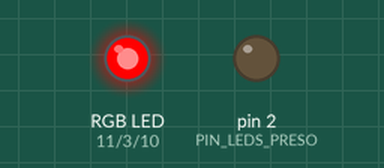
Simulated run of this sketch. Board: Arduino Uno, built with avr-gcc and run on an emulated ATmega328P. Parts: an RGB LED mixed from three pins (HIGH = lit), output pins drawn as LEDs (lit = HIGH).

Above: at 0.5 s.
At 1.5 s:
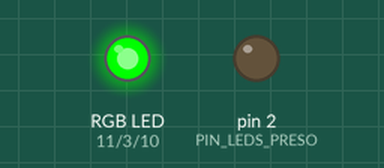
At 2.5 s:
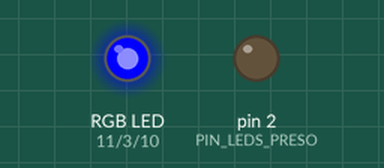
At 3.5 s:
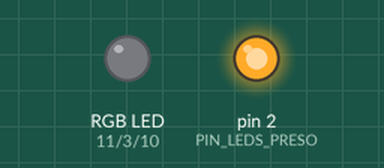
At 4.9 s:
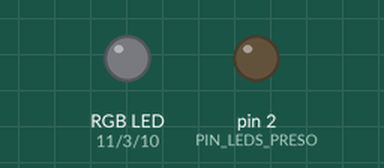
Timing chart, 0 to 6.5 s (numbered marks = the images above):
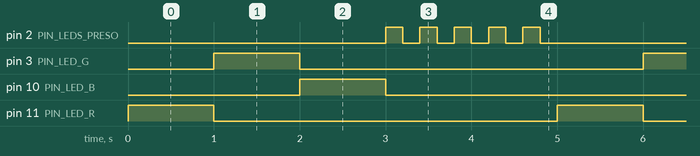

The sketch:

teste_rgb.ino
```cpp
// TESTE 2: LED RGB e Transistor
// Pinos: R=11, G=3, B=10 | Transistor=2

const int PIN_LED_R = 11;
const int PIN_LED_G = 3;
const int PIN_LED_B = 10;
const int PIN_LEDS_PRESO = 2; // Transistor

void setup() {
  pinMode(PIN_LED_R, OUTPUT);
  pinMode(PIN_LED_G, OUTPUT);
  pinMode(PIN_LED_B, OUTPUT);
  pinMode(PIN_LEDS_PRESO, OUTPUT);
}

void loop() {
  // Teste RGB (Desligando todos antes de ligar o próximo)
  // Obs: Se seu LED for Ânodo Comum, inverta HIGH por LOW e vice-versa nos RGB.

  // Vermelho
  digitalWrite(PIN_LED_R, HIGH); digitalWrite(PIN_LED_G, LOW); digitalWrite(PIN_LED_B, LOW);
  delay(1000);

  // Verde
  digitalWrite(PIN_LED_R, LOW); digitalWrite(PIN_LED_G, HIGH); digitalWrite(PIN_LED_B, LOW);
  delay(1000);

  // Azul
  digitalWrite(PIN_LED_R, LOW); digitalWrite(PIN_LED_G, LOW); digitalWrite(PIN_LED_B, HIGH);
  delay(1000);

  // Desliga RGB e testa o Transistor (LEDs de Emergência)
  digitalWrite(PIN_LED_R, LOW); digitalWrite(PIN_LED_G, LOW); digitalWrite(PIN_LED_B, LOW);

  for(int i = 0; i < 5; i++) {
    digitalWrite(PIN_LEDS_PRESO, HIGH); // Aciona transistor
    delay(200);
    digitalWrite(PIN_LEDS_PRESO, LOW);  // Corta transistor
    delay(200);
  }
}
```

Measured:
- by itself, pin 2 (PIN_LEDS_PRESO): repeats every 5.0 s: 4 × (LOW 0.20 s, HIGH 0.20 s), LOW 3.2 s, HIGH 0.20 s
- by itself, pin 3 (PIN_LED_G), pin 10 (PIN_LED_B), pin 11 (PIN_LED_R): alternates HIGH for 1.0 s and LOW for 4.0 s
- by itself, everything shown: repeats every 5.0 s, in 13 steps
